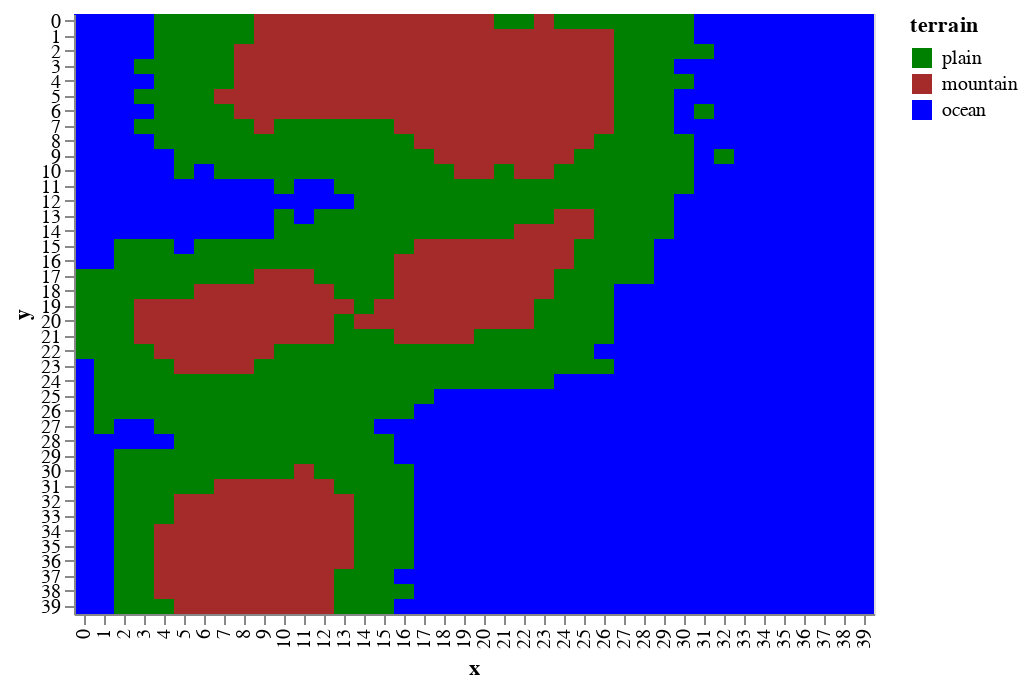

The notebook cell this image was saved under:
### Code cell
draw.drawTerrainTypes(geo_world.grid_elevation, geo_world.landscape)

### Figure 1 — Vega-Lite specification as saved in the notebook (floating-point values rounded to 4 significant figures; data arrays with more than 128 entries replaced by an {"elided": "..."} marker saying what was removed)
{"$schema": "https://vega.github.io/schema/vega-lite/v2.6.0.json", "config": {"view": {"height": 300, "width": 400}}, "data": {"name": "data-d3c838413d6141a91597ae623b5daee7"}, "datasets": {"data-d3c838413d6141a91597ae623b5daee7": {"elided": "1600 records"}}, "encoding": {"color": {"field": "terrain", "scale": {"domain": ["plain", "mountain", "ocean"], "range": ["green", "brown", "blue"]}, "type": "nominal"}, "x": {"field": "x", "type": "ordinal"}, "y": {"field": "y", "type": "ordinal"}}, "mark": "rect"}
